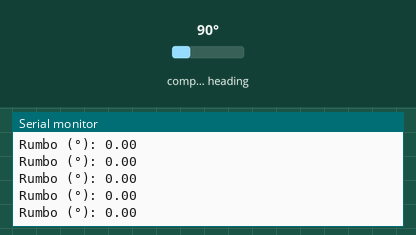
Recording of a sketch running on a simulated Arduino Uno, built with avr-gcc and run on an emulated ATmega328P. Parts: the last lines printed to the serial monitor. The test bench sets the inputs (shaded band); at power-on: compass heading 90°.

Above: at 1.2 s.
1.3 s: compass heading set to 7°
At 1.57 s:
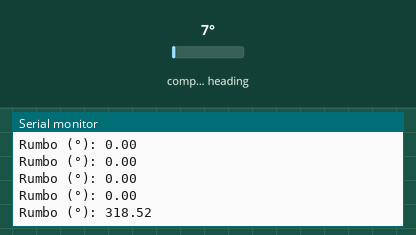
2.8 s: compass heading set to 90°
At 2.98 s:
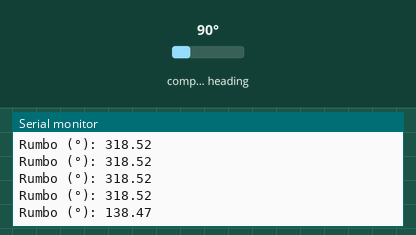
Timing chart, 0 to 5.8 s (numbered marks = the images above; inputs shaded):
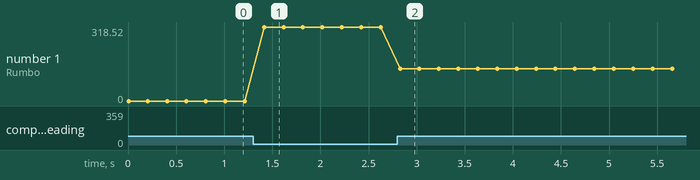

The sketch:

Brujula.ino
```cpp
#include <QMC5883LCompass.h>

QMC5883LCompass compass;

// Variables para calibración
int minX = 32767, maxX = -32768;
int minY = 32767, maxY = -32768;

void setup() {
  Serial.begin(115200);
  compass.init();
  Serial.println("Gira el sensor en todas direcciones durante 20-30 segundos...");
}

void loop() {
  compass.read();
  int x = compass.getX();
  int y = compass.getY();

  // Guardamos máximos y mínimos
  if (x < minX) minX = x;
  if (x > maxX) maxX = x;
  if (y < minY) minY = y;
  if (y > maxY) maxY = y;

  // Calculamos offset
  int offsetX = (maxX + minX) / 2;
  int offsetY = (maxY + minY) / 2;

  // Corregimos valores
  int xCorr = x - offsetX;
  int yCorr = y - offsetY;

  // Calculamos rumbo
  float heading = atan2(yCorr, xCorr) * 180.0 / PI;
  if (heading < 0) heading += 360.0;

  // Mostramos
  Serial.print("Rumbo (°): ");
  Serial.println(heading);

  delay(200);
}
```

Measured:
- after the input at 1.3 s, the serial monitor: prints a new line after 0.11 s (image 1)
- after the input at 2.8 s, the serial monitor: prints a new line at once (image 2)
- plotted number 1: 0 → 318.52 after the input at 1.3 s, 318.52 → 138.47 after the input at 2.8 s
